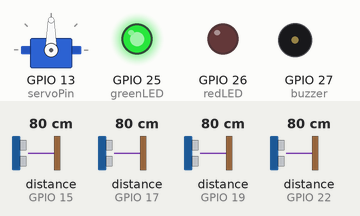
A sketch run on a simulated ESP32. Parts: servo, output pins drawn as LEDs (lit = HIGH), buzzer (waves = sounding, pin HIGH). Wiring (inferred from the names in the program): 4 × ultrasonic range finder: trigger GPIO 16, echo GPIO 15 / trigger GPIO 18, echo GPIO 17 / trigger GPIO 21, echo GPIO 19 / trigger GPIO 23, echo GPIO 22. The inputs (shaded band) are chosen by the test bench; at power-on: distance to the obstacle (sensors on GPIO 22, GPIO 15, GPIO 17, GPIO 19) 80 cm. The echo pulse lasts 58.3 µs per cm; pins used as bus, display or sensor lines are not drawn.

Above: at 1.3 s.
1.4 s: distance to the obstacle (sensor on GPIO 22) set to 34 cm
2.9 s: distance to the obstacle (sensor on GPIO 22) set to 26 cm
At 4.3 s:
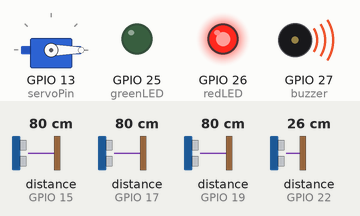
4.6 s: distance to the obstacle (sensor on GPIO 22) set to 35 cm
At 4.9 s:
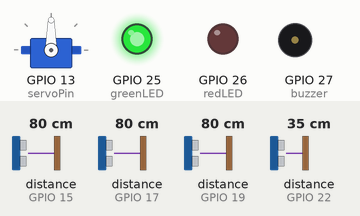
6.1 s: distance to the obstacle (sensor on GPIO 22) set to 2 cm
At 6.8 s:
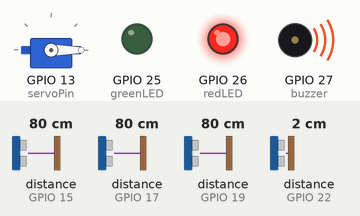
Timing chart, 0 to 8.7 s (numbered marks = the images above; inputs shaded):
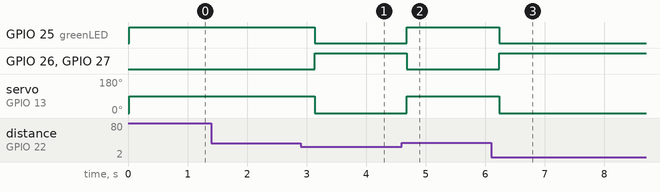

Measured:
- the behaviour switches between 31 and 30 cm on distance to the obstacle (sensor on GPIO 22) (found by bisection; images 0 and 1)
- after the input at 1.4 s, every drawn part: stays the same
- after the input at 2.9 s, GPIO 25 (greenLED): HIGH → LOW after 0.23 s; GPIO 26 (redLED), GPIO 27 (buzzer): LOW → HIGH after 0.23 s; servo on GPIO 13 (servoPin): 90° → 0° after 0.23 s
- after the input at 4.6 s, GPIO 25 (greenLED): LOW → HIGH after 0.09 s; GPIO 26 (redLED), GPIO 27 (buzzer): HIGH → LOW after 0.09 s; servo on GPIO 13 (servoPin): 0° → 90° after 0.09 s
- after the input at 6.1 s, GPIO 25 (greenLED): HIGH → LOW after 0.14 s; GPIO 26 (redLED), GPIO 27 (buzzer): LOW → HIGH after 0.14 s; servo on GPIO 13 (servoPin): 90° → 0° after 0.14 s

The sketch:

Railway_Project.ino
```cpp
#include <ESP32Servo.h>  // Include the Servo library for ESP32

// Pin declarations for ultrasonic sensors
const int trigPin1 = 23;  // Trigger pin for sensor 1
const int echoPin1 = 22;  // Echo pin for sensor 1
const int trigPin2 = 21;  // Trigger pin for sensor 2
const int echoPin2 = 19;  // Echo pin for sensor 2
const int trigPin3 = 18;  // Trigger pin for sensor 3
const int echoPin3 = 17;  // Echo pin for sensor 3
const int trigPin4 = 16;  // Trigger pin for sensor 4
const int echoPin4 = 15;  // Echo pin for sensor 4

// Pin declarations for LEDs, buzzer, and servo
const int greenLED = 25;  // Pin for green LED
const int redLED = 26;    // Pin for red LED
const int buzzer = 27;    // Pin for buzzer
const int servoPin = 13;  // Pin for controlling the servo motor

Servo gateServo;  // Create a Servo object to control the gate

// Function to measure distance using an ultrasonic sensor
// Parameters: trigPin and echoPin are the trigger and echo pins of the sensor
long measureDistance(int trigPin, int echoPin) {
    digitalWrite(trigPin, LOW);  // Ensure the trigger pin is LOW
    delayMicroseconds(2);
    digitalWrite(trigPin, HIGH);  // Send a 10 microsecond pulse to trigger pin
    delayMicroseconds(10);
    digitalWrite(trigPin, LOW);
    long duration = pulseIn(echoPin, HIGH);  // Measure the duration of the echo pulse
    return duration * 0.034 / 2;  // Convert the duration to distance in centimeters
}

void setup() {
    Serial.begin(115200);  // Initialize serial communication

    // Set pin modes for LEDs and buzzer
    pinMode(greenLED, OUTPUT);
    pinMode(redLED, OUTPUT);
    pinMode(buzzer, OUTPUT);

    // Set pin modes for ultrasonic sensors
    pinMode(trigPin1, OUTPUT);
    pinMode(echoPin1, INPUT);
    pinMode(trigPin2, OUTPUT);
    pinMode(echoPin2, INPUT);
    pinMode(trigPin3, OUTPUT);
    pinMode(echoPin3, INPUT);
    pinMode(trigPin4, OUTPUT);
    pinMode(echoPin4, INPUT);  // Set echoPin4 as input to receive echo signal

    // Initialize the servo motor and set the gate to a closed position (0 degrees)
    gateServo.attach(servoPin);  // Attach the servo to the specified pin
    gateServo.write(0);  // Initially, close the gate (position at 0 degrees)
}

void loop() {
    // Measure the distance from all four ultrasonic sensors
    long distance1 = measureDistance(trigPin1, echoPin1);
    long distance2 = measureDistance(trigPin2, echoPin2);
    long distance3 = measureDistance(trigPin3, echoPin3);
    long distance4 = measureDistance(trigPin4, echoPin4);  // Measure distance for sensor 4

    // Logic to control LEDs, buzzer, and gate based on measured distances
    if (distance1 > 30 && distance2 > 30 && distance3 > 30 && distance4 > 30) {
        // All sensors show no obstacle (distances > 30cm)
        digitalWrite(greenLED, HIGH);   // Turn on green LED (safe to pass)
        digitalWrite(redLED, LOW);      // Turn off red LED
        digitalWrite(buzzer, LOW);      // Turn off the buzzer
        gateServo.write(90);            // Open the gate (position at 90 degrees)
    }
    else if (distance1 < 30 && distance2 > 30 && distance3 > 30 && distance4 > 30) {
        // Obstacle detected by sensor 1 only
        digitalWrite(redLED, HIGH);     // Turn on red LED (obstacle detected)
        digitalWrite(greenLED, LOW);    // Turn off green LED
        digitalWrite(buzzer, HIGH);     // Turn on the buzzer (alert)
        gateServo.write(0);             // Close the gate (position at 0 degrees)
    }
    else if (distance1 < 30 && distance2 < 30 && distance3 > 30 && distance4 > 30) {
        // Obstacle detected by sensors 1 and 2
        digitalWrite(redLED, HIGH);     // Turn on red LED
        digitalWrite(greenLED, LOW);    // Turn off green LED
        digitalWrite(buzzer, HIGH);     // Turn on the buzzer
        gateServo.write(0);             // Close the gate
    }
    else if (distance1 > 30 && distance2 < 30 && distance3 < 30 && distance4 < 30) {
        // Obstacle detected by sensors 2, 3, and 4
        digitalWrite(redLED, HIGH);     // Turn on red LED
        digitalWrite(greenLED, LOW);    // Turn off green LED
        digitalWrite(buzzer, HIGH);     // Turn on the buzzer
        gateServo.write(0);             // Close the gate
    }
    else if (distance1 > 30 && distance2 > 30 && distance3 > 30 && distance4 < 30) {
        // Obstacle detected by sensor 4 only
        digitalWrite(greenLED, HIGH);   // Turn on green LED
        digitalWrite(redLED, LOW);      // Turn off red LED
        digitalWrite(buzzer, LOW);      // Turn off the buzzer
        gateServo.write(90);            // Open the gate
    }

    delay(500);  // Add a delay of 500ms to avoid rapid sensor readings and output changes
}
```
